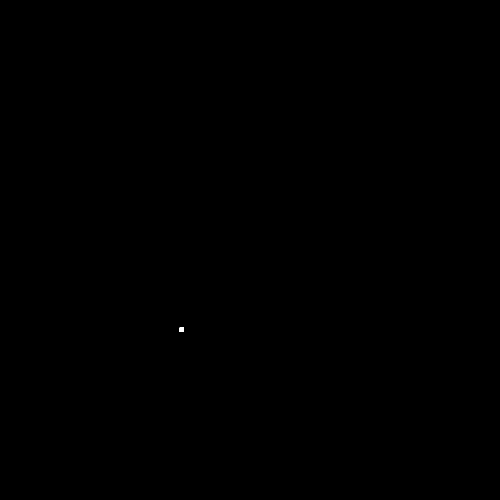
#> input picture ejercicios/ejercicio1/img/square.png, 1000 x 1000 px (shown at 1/2 size)
$ python detect_images_tensor.py
#> lines starting #> are read from the running program, lines starting #| are printed output that depends on the picture; after the words box and inside, x2 and y2 are one past the last pixel; in counts of white or black regions, pixels touching at a corner belong together
from PIL import Image
import numpy as np
import matplotlib.pyplot as plt

KXSIZE = 10
KYSIZE = 10
DETECTION_THRESHOLD = 245

if __name__ == '__main__':
    pic = Image.open('img/square.png')
#> pic is the input picture: PIL image 1000x1000 RGB; 0.01% white; 1 white region, box (x1, y1, x2, y2) and area: (359, 655, 368, 664) 81
    image = np.array(pic)

    xsize, ysize, nchannels = image.shape
#> xsize = 1000; ysize = 1000; nchannels = 3

    r_image = np.array(image[:, :, 0])
    r_filter = np.ones((KXSIZE, KYSIZE))

    tensor_product = np.tensordot(r_filter, r_image, axes=0)

    distance_matrix = np.sum(tensor_product, axis=(0,1))
    distance_matrix /= KXSIZE * KYSIZE

    distance_matrix = np.array([distance_matrix, distance_matrix, distance_matrix])
    distance_matrix = np.transpose(distance_matrix, (1, 2, 0))

    x_centers, y_centers = np.where(distance_matrix[:, :, 0] > DETECTION_THRESHOLD)
#> x_centers = 81 values from 655 to 663; y_centers = 81 values, max 367 at index 8, min 359 at index 0, mean 363

    for x_pixel in range(xsize):
        for y_pixel in range(ysize):
            if x_pixel in x_centers or y_pixel in y_centers:
                distance_matrix[x_pixel][y_pixel] = [255, 0, 0]

                image[x_pixel][y_pixel] = [255, 0, 0]
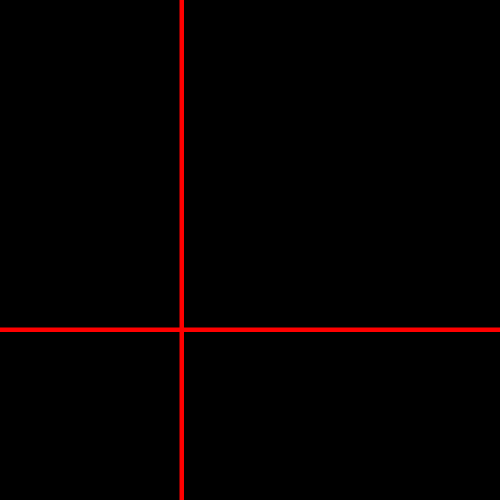
#> distance_matrix: shape (1000, 1000, 3) float64 (shown at 1/2 size); mean of channels 0, 1, 2 4.6, 0, 0; drawn as R, G, B
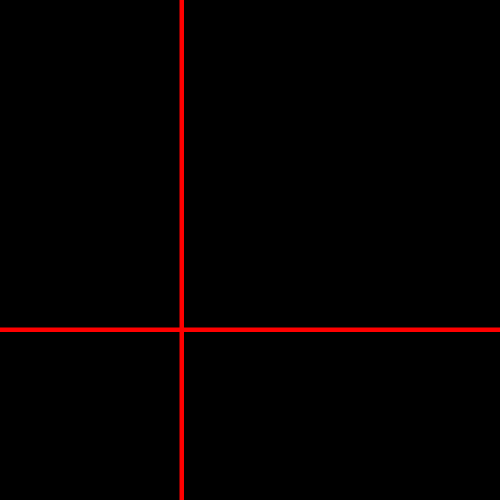
#> image: shape (1000, 1000, 3) (shown at 1/2 size); 1.79% of pixels changed, all inside (x1, y1, x2, y2) = (0, 0, 1000, 1000)

    pic = Image.fromarray(image.astype('uint8'), 'RGB')
    pic.save('img/image_detected_tensor.png')
